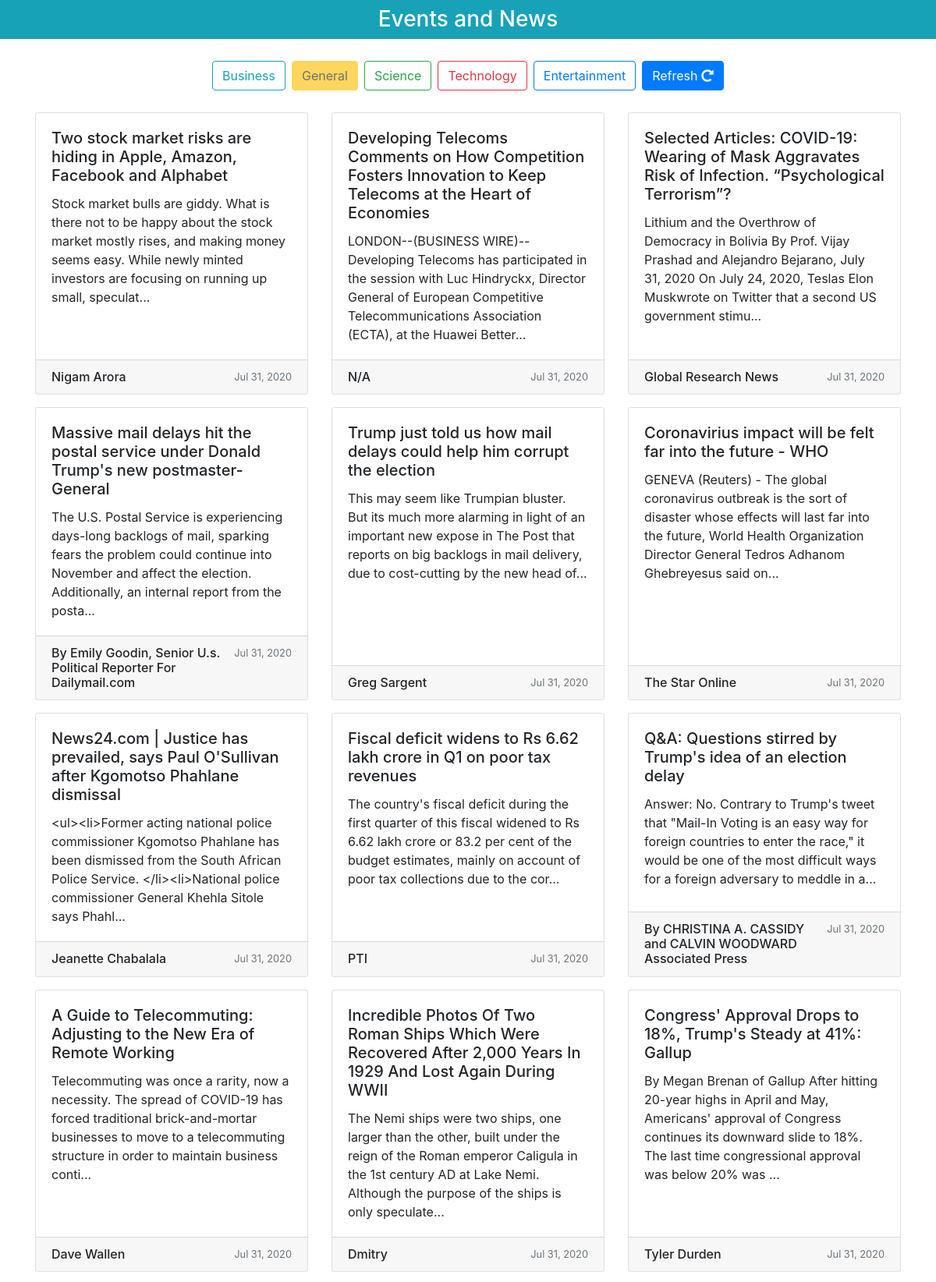
The app's page /news/?type=general (upper part) with its own data.
### news/models.py (models this page shows)
class news_model(models.Model):
    title = models.CharField(max_length=100,blank=True)
    author = models.CharField(max_length=100,blank=True)
    url = models.URLField(blank=True)
    url_to_image = models.URLField(blank=True)
    content = models.TextField(blank=True)
    published_at = models.DateTimeField(blank=True)
    type = models.CharField(max_length=20,blank=True)

### news/views.py (the view)
# urls.py: path('',news_home_view,name="news_home"),
def news_home_view(request):
    type = request.GET.get('type','null')
    type_list = ['business','general','science','technology','entertainment']
    if type not in type_list:
        type = 'business'
    news = news_model.objects.filter(type=type)
    for n in news:
        n.published_at = time_convert(n.published_at)
    topics = [('business','info'),('general','warning'),('science','success'),('technology','danger'),('entertainment','primary')]
    context = {
        'news' : news,
        'topics' : topics,
        'type' : type
    }
    return render(request,'news/news_home.html',context)

### public_forum/fun.py (called while the page is built)
def time_convert(posted_time):
    today = timezone.localtime().date()
    posted_time = timezone.localtime(value=posted_time)
    if today == posted_time.date():
        posted_time = posted_time.strftime('Today %I:%M %p')
    else:
        posted_time = posted_time.strftime('%b %d, %Y')
    return posted_time

### templates/news/news_home.html (shortened to what this page needs)
{% extends 'base.html' %}
{% load static %}
{% block header %}
    <link rel="stylesheet" type="text/css" href="{% static 'news/news_home.css' %}">
    <link rel="stylesheet" href="https://use.fontawesome.com/releases/v5.7.0/css/all.css">
{% endblock %}
{% block content %}
    <div class="container-fluid p-0">
        <h3 class="text-center bg-info text-white p-2 mb-4">Events and News</h3>
        <div class="container justify-content-center d-sm-flex align-items-center">
            {% for topic,button_type in topics %}
                {% if type == topic %}
                    <a class="btn btn-{{button_type}} disabled m-1">{{topic|title}}</a>
                {% else %}
                    <a href="?type={{topic}}" class="btn btn-outline-{{button_type}} m-1">{{topic|title}}</a>
                {% endif %}
            {% endfor %}
            <a href="./request_news" class="btn btn-primary m-1">Refresh&nbsp;<i class="fas fa-redo-alt"></i></a>
        </div>
        <div class="container my-2 py-2">
            <div class="row">
               {% for news in news %}
                <a target="_blank" class="col-lg-4 col-md-6 col-sm-6 d-flex justify-content-center my-2 unstyled-link" href="{{news.url}}">
                    <div class="card">
                        <div class="card-body">
                            <h5 class="card-title">{{news.title}}</h5>
                            <p class="card-text">{{news.content}}
                            </p>
                        </div>
                        <div class="card-footer row m-0 pb-0">
                            <div class="col p-0">
                                <h6 class="card-title">{{news.author}}</h6>
                            </div>
                            <small class="text-muted float-right">{{news.published_at}}</small>
                        </div>
                    </div>
                </a>
            {% endfor %}
            </div>
        </div>
    </div>
{% endblock %}

### news/static/news/news_home.css (style rules this page uses)
.unstyled-link { color:inherit; }

### records on screen
news_model: title "Two stock market risks are hiding in Apple, Amazon, Facebook and Alphabet", content "Stock market bulls are giddy. What is there not to be happy about the stock market mostly rises, and making money seems easy. While newly minted investors are focusing on running up small, speculat...", author "Nigam Arora", published_at "Jul 31, 2020"
news_model: title "Developing Telecoms Comments on How Competition Fosters Innovation to Keep Telecoms at the Heart of Economies", content "LONDON--(BUSINESS WIRE)--Developing Telecoms has participated in the session with Luc Hindryckx, Director General of European Competitive Telecommunications Association (ECTA), at the Huawei Better...", author "N/A", published_at "Jul 31, 2020"
news_model: title "Selected Articles: COVID-19: Wearing of Mask Aggravates Risk of Infection. “Psychological Terrorism”?", content "Lithium and the Overthrow of Democracy in Bolivia By Prof. Vijay Prashad and Alejandro Bejarano, July 31, 2020 On July 24, 2020, Teslas Elon Muskwrote on Twitter that a second US government stimu...", author "Global Research News", published_at "Jul 31, 2020"
news_model: title "Massive mail delays hit the postal service under Donald Trump's new postmaster-General", content "The U.S. Postal Service is experiencing days-long backlogs of mail, sparking fears the problem could continue into November and affect the election. Additionally, an internal report from the posta...", author "By Emily Goodin, Senior U.s. Political Reporter For Dailymail.com", published_at "Jul 31, 2020"
news_model: title "Trump just told us how mail delays could help him corrupt the election", content "This may seem like Trumpian bluster. But its much more alarming in light of an important new expose in The Post that reports on big backlogs in mail delivery, due to cost-cutting by the new head of...", author "Greg Sargent", published_at "Jul 31, 2020"
news_model: title "Coronavirius impact will be felt far into the future - WHO", content "GENEVA (Reuters) - The global coronavirus outbreak is the sort of disaster whose effects will last far into the future, World Health Organization Director General Tedros Adhanom Ghebreyesus said on...", author "The Star Online", published_at "Jul 31, 2020"
news_model: title "News24.com | Justice has prevailed, says Paul O'Sullivan after Kgomotso Phahlane dismissal", content "<ul><li>Former acting national police commissioner Kgomotso Phahlane has been dismissed from the South African Police Service. </li><li>National police commissioner General Khehla Sitole says Phahl...", author "Jeanette Chabalala", published_at "Jul 31, 2020"
news_model: title "Fiscal deficit widens to Rs 6.62 lakh crore in Q1 on poor tax revenues", content "The country's fiscal deficit during the first quarter of this fiscal widened to Rs 6.62 lakh crore or 83.2 per cent of the budget estimates, mainly on account of poor tax collections due to the cor...", author "PTI", published_at "Jul 31, 2020"
news_model: title "Q&A: Questions stirred by Trump's idea of an election delay", content "Answer: No. Contrary to Trump's tweet that \"Mail-In Voting is an easy way for foreign countries to enter the race,\" it would be one of the most difficult ways for a foreign adversary to meddle in a...", author "By CHRISTINA A. CASSIDY and CALVIN WOODWARD Associated Press", published_at "Jul 31, 2020"
news_model: title "A Guide to Telecommuting: Adjusting to the New Era of Remote Working", content "Telecommuting was once a rarity, now a necessity. The spread of COVID-19 has forced traditional brick-and-mortar businesses to move to a telecommuting structure in order to maintain business conti...", author "Dave Wallen", published_at "Jul 31, 2020"
news_model: title "Incredible Photos Of Two Roman Ships Which Were Recovered After 2,000 Years In 1929 And Lost Again During WWII", content "The Nemi ships were two ships, one larger than the other, built under the reign of the Roman emperor Caligula in the 1st century AD at Lake Nemi. Although the purpose of the ships is only speculate...", author "Dmitry", published_at "Jul 31, 2020"
news_model: title "Congress' Approval Drops to 18%, Trump's Steady at 41%: Gallup", content "By Megan Brenan of Gallup After hitting 20-year highs in April and May, Americans' approval of Congress continues its downward slide to 18%. The last time congressional approval was below 20% was ...", author "Tyler Durden", published_at "Jul 31, 2020"

### other values on screen
{{ topic|title }} "Business" "Science" "Technology" "Entertainment"
{{ topic|title }} "General"
